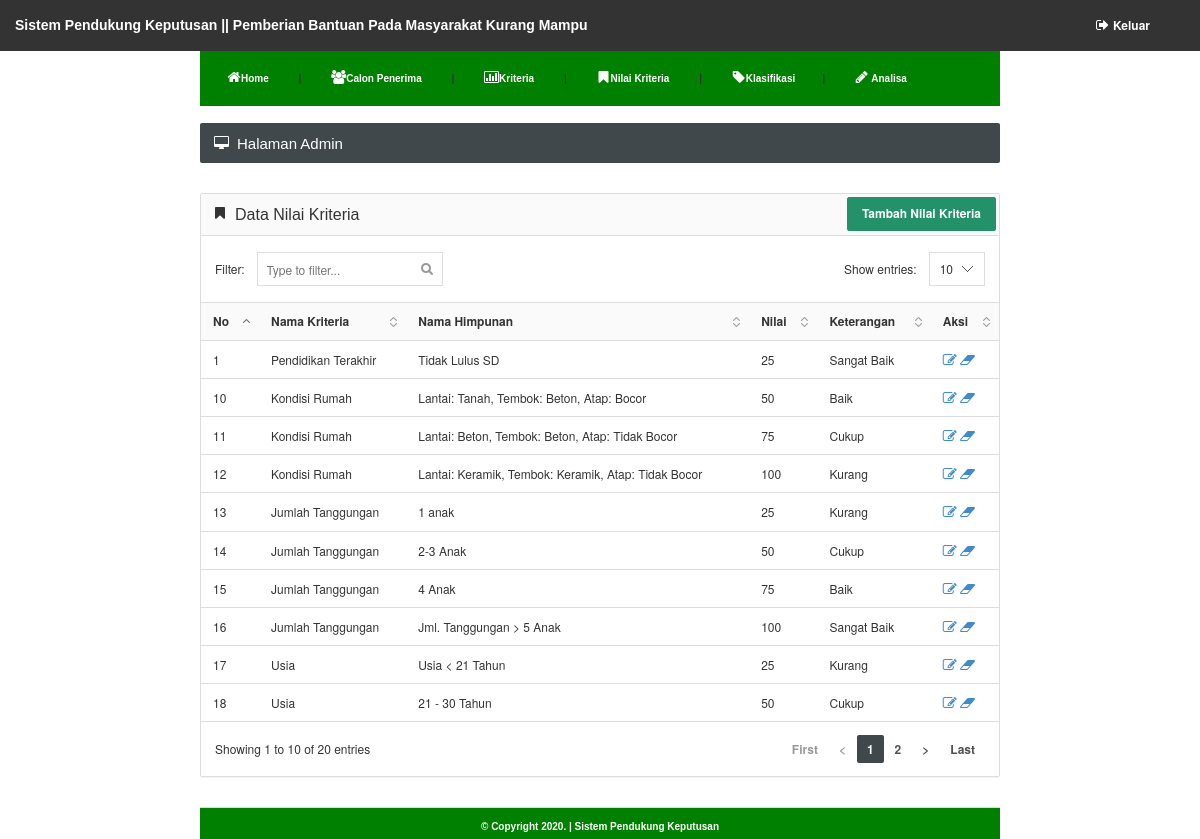
Screenshot of /admin/himpunan.php (signed in) with the database file from the repository.
### tables this page shows
CREATE TABLE `himpunan` (
  `id_himpunan` int(5) NOT NULL,
  `id_kriteria` int(5) NOT NULL,
  `namahimpunan` varchar(100) NOT NULL,
  `nilai` varchar(100) NOT NULL,
  `keterangan` varchar(100) NOT NULL
);

CREATE TABLE `kriteria` (
  `id_kriteria` int(5) NOT NULL,
  `namakriteria` varchar(100) NOT NULL,
  `atribut` varchar(100) NOT NULL
);

### admin/himpunan.php (the view)
<?php
include "head.php";
?>
			<?php include "menu.php"; ?>
			</div>
		<br />
		<div id="content">
			<div class="page-title">
				<h5><i class="fa fa-desktop"></i> Halaman Admin</h5>
			</div>
			<div class="panel panel-default">
				<div class="panel-heading" align="right"><h6 class="panel-title"><i class="fa fa-bookmark"></i> Data Nilai Kriteria</h6>
				<a href="himpunan_tambah.php"><input type="submit" value="Tambah Nilai Kriteria" class="btn btn-success"></a>
				</div>
				<div class="datatable">
					<table class="table table-hover">
						<thead>
							<tr>
								<th>No</th>
								<th>Nama Kriteria</th>
								<th>Nama Himpunan</th>
								<th>Nilai</th>
								<th>Keterangan</th>
								<th>Aksi</th>
							</tr>
						</thead>
						<tbody>
						<?php
						$nomor = 0;
						$hasil = mysqli_query($konek, "SELECT * FROM himpunan, kriteria where himpunan.id_kriteria=kriteria.id_kriteria order by himpunan.id_himpunan asc");
						while ($dataku = mysqli_fetch_array($hasil)) {
						?>
							<tr>
								<td><?php echo $nomor=$nomor+1;?></td>
								<td><?php echo $dataku['namakriteria']; ?></td>
								<td><?php echo $dataku['namahimpunan']; ?></td>
								<td><?php echo $dataku['nilai']; ?></td>
								<td><?php echo $dataku['keterangan']; ?></td>
								<td>
									<a href="himpunan_edit.php?id_himpunan=<?php echo $dataku['id_himpunan']; ?>">
									<i class='fa fa-edit'></i>
									</a>
									<a href="himpunan_hapus.php?id_himpunan=<?php echo $dataku['id_himpunan']; ?>">
									<i class='fa fa-eraser'></i>
									</a>
								</td>
							</tr>
						<?php }	?>
						</tbody>
					</table>
				</div>
			</div>
<?php include "footer.php" ?>

### images/style.css (style rules this page uses)
body { margin-top: 0px; margin-left: 0px; margin-right: 0px; margin-bottom: 0px; }
#content { width: 800px; }

### css/styles.css (style rules this page uses)
@media (min-width: 768px) { a, .btn, .caret, .close, .sidebar, .select2-choice abbr, .select2-highlighted, .ui-slider-range, .ui-datepicker-trigger, .ui-timepicker-list li, .checker span:after, .checker span, .navbar-toggle, .thumb-options, .select2-arrow b, .thumb-zoom img, .fc-button, .page-content { -webkit-transition: all 0.15s ease-in-out; -moz-transition: all 0.15s ease-in-out; -o-transition: all 0.15s ease-in-out; transition: all 0.15s ease-in-out; } }
.fa { position: relative; font-size: 14px; min-width: 14px; text-align: center; }
h1, h2, h3, h4, h5, h6, .navigation > li > a, .stats li span { font-family: 'Cuprum', sans-serif; font-weight: normal; }
.page-title { color: #fff; background-color: #40484C; -moz-box-shadow: 0 1px 0 #fff; -webkit-box-shadow: 0 1px 0 #FFF; box-shadow: 0 1px 0 #FFF; border-radius: 2px; margin-bottom: 30px; }
.page-title:after { content: ""; display: table; clear: both; }
.page-title h5 { margin: 0; float: left; display: block; font-size: 15px; padding: 13px 14px 12px 14px; line-height: 1; }
.dataTable { border-collapse: collapse; border-top: 1px solid #ddd; border-bottom: 1px solid #ddd; }
.dataTable thead th { background-color: #fafafa; cursor: pointer; }
.sorting { background: url('../images/interface/tables/sort_both.png') no-repeat 100%; padding-right: 24px!important; }
.sorting_asc { background: url('../images/interface/tables/sort_asc.png') no-repeat 100%; padding-right: 24px!important; }

### rows the page displays
himpunan: id_kriteria.namakriteria "Pendidikan Terakhir", namahimpunan "Tidak Lulus SD", nilai "25", keterangan "Sangat Baik"
himpunan: nomor "10", id_kriteria.namakriteria "Kondisi Rumah", namahimpunan "Lantai: Tanah, Tembok: Beton, Atap: Bocor", nilai "50", keterangan "Baik"
himpunan: nomor "11", id_kriteria.namakriteria "Kondisi Rumah", namahimpunan "Lantai: Beton, Tembok: Beton, Atap: Tidak Bocor", nilai "75", keterangan "Cukup"
himpunan: nomor "12", id_kriteria.namakriteria "Kondisi Rumah", namahimpunan "Lantai: Keramik, Tembok: Keramik, Atap: Tidak Bocor", nilai "100", keterangan "Kurang"
himpunan: nomor "13", id_kriteria.namakriteria "Jumlah Tanggungan", namahimpunan "1 anak", nilai "25", keterangan "Kurang"
himpunan: nomor "14", id_kriteria.namakriteria "Jumlah Tanggungan", namahimpunan "2-3 Anak", nilai "50", keterangan "Cukup"
himpunan: nomor "15", id_kriteria.namakriteria "Jumlah Tanggungan", namahimpunan "4 Anak", nilai "75", keterangan "Baik"
himpunan: nomor "16", id_kriteria.namakriteria "Jumlah Tanggungan", namahimpunan "Jml. Tanggungan > 5 Anak", nilai "100", keterangan "Sangat Baik"
himpunan: nomor "17", id_kriteria.namakriteria "Usia", namahimpunan "Usia < 21 Tahun", nilai "25", keterangan "Kurang"
himpunan: nomor "18", id_kriteria.namakriteria "Usia", namahimpunan "21 - 30 Tahun", nilai "50", keterangan "Cukup"
